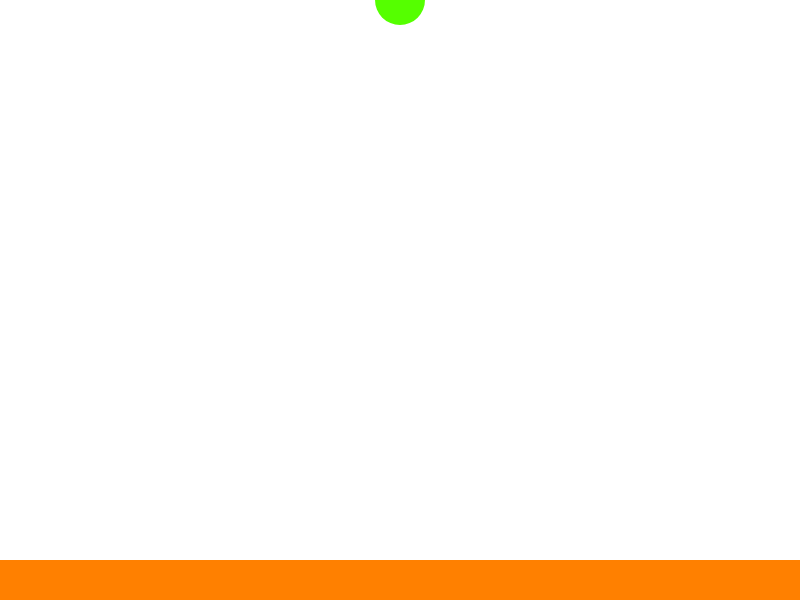
Frame 1 (no input)
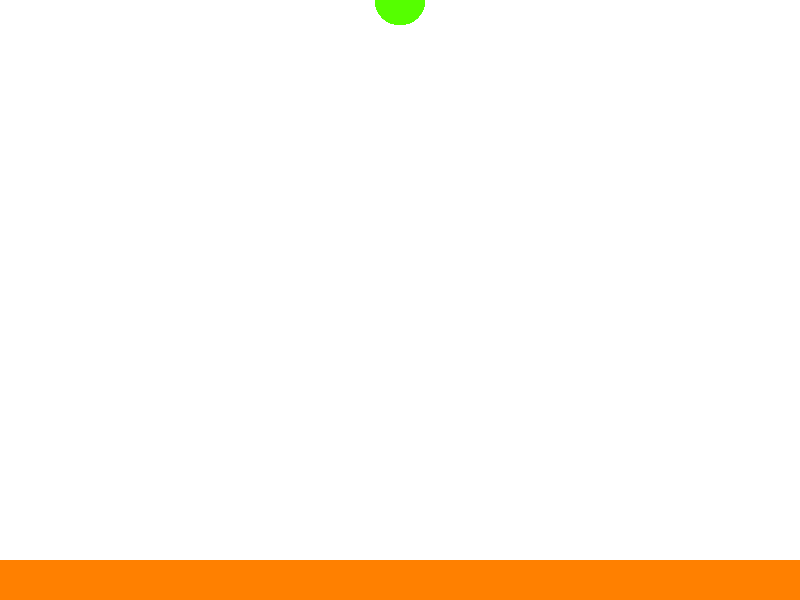
Frame 60 (no input)
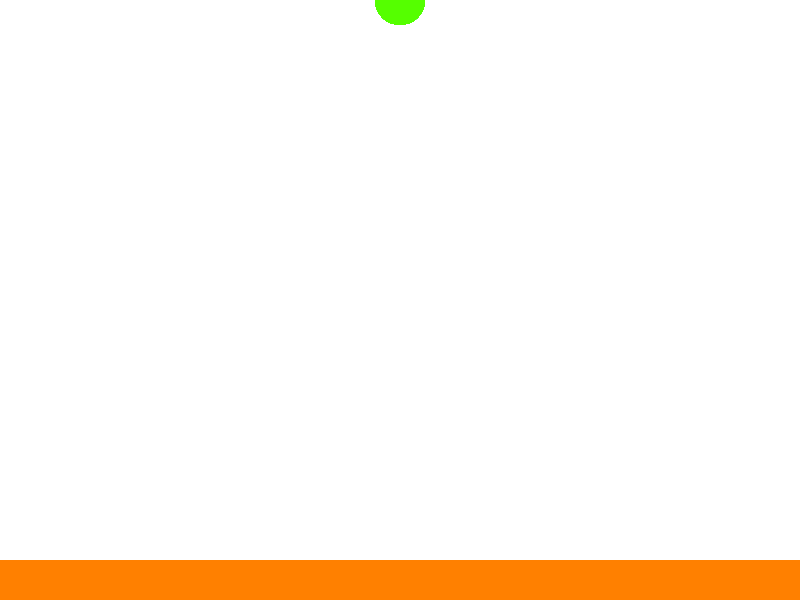
Frame 120 (the mouse pressed at the canvas centre since frame 60)

The p5.js sketch that drew these frames (run headless with seeded random() and noise() and a simulated clock; from frame 60 on, the mouse is pressed at the canvas centre):

// p5.js sketch
// ── sketch.js
const SCREEN_X = 800;
const SCREEN_Y = 600;
let hueOffset = 0;

let velocityY = 0;
let gravity = 1;
let movimento = 5;

let personagem_posX = SCREEN_X / 2;
let personagem_posY = 0;
let personagem_tamanho = 50;
let personagem_colisao = personagem_tamanho / 2;

const PLATAFORMA_ALTURA = 40;
const PLATAFORMA_POSICAO = SCREEN_Y - PLATAFORMA_ALTURA;

// Debug
let modoDebug = false;
let debugMostrarPosicao = true;
let debugMostrarTeclaPressionada = true;

function setup() {
  createCanvas(SCREEN_X, SCREEN_Y);
  colorMode(HSB);
  noStroke();
}

function draw() {
  fill(100, 220, 255);
  ellipse(personagem_posX, personagem_posY, personagem_tamanho, personagem_tamanho);

  fill(30, 100, 100);
  rect(0, PLATAFORMA_POSICAO, SCREEN_X, PLATAFORMA_ALTURA);

  // Ferramentas de Debug
  // Nota: Mudar variáveis no topo do  documento
    
  if (modoDebug) {
    // Mostrar Posição Atual
    if (debugMostrarPosicao) {
      let position = `X:${int(personagem_posX)}, Y:${int(personagem_posY)}`;
      fill(225, 225, 255)
      let mensagem = text(position, personagem_posX, personagem_posY - 35); 
    }
    // Mostrar qual tecla foi pressionada
    if (debugMostrarTeclaPressionada) {
      textSize(20);
      text(key, 20, 30);
    }
  }

}
